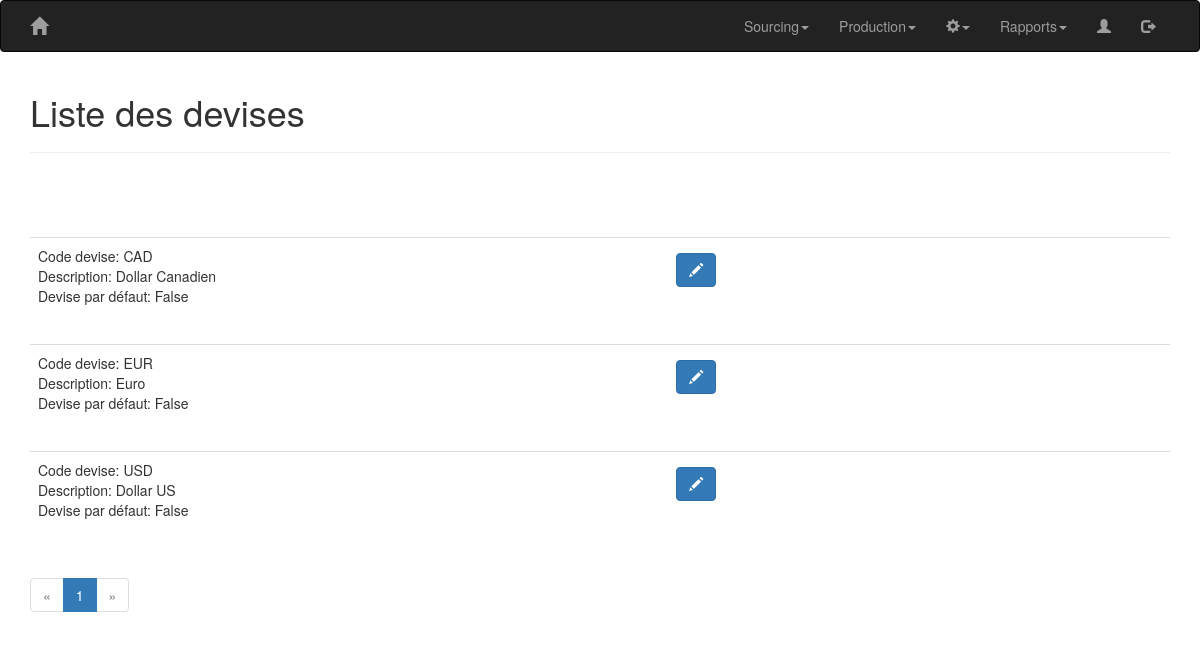
/list_of_currencies (signed in), run on an earlier commit of the app's database.
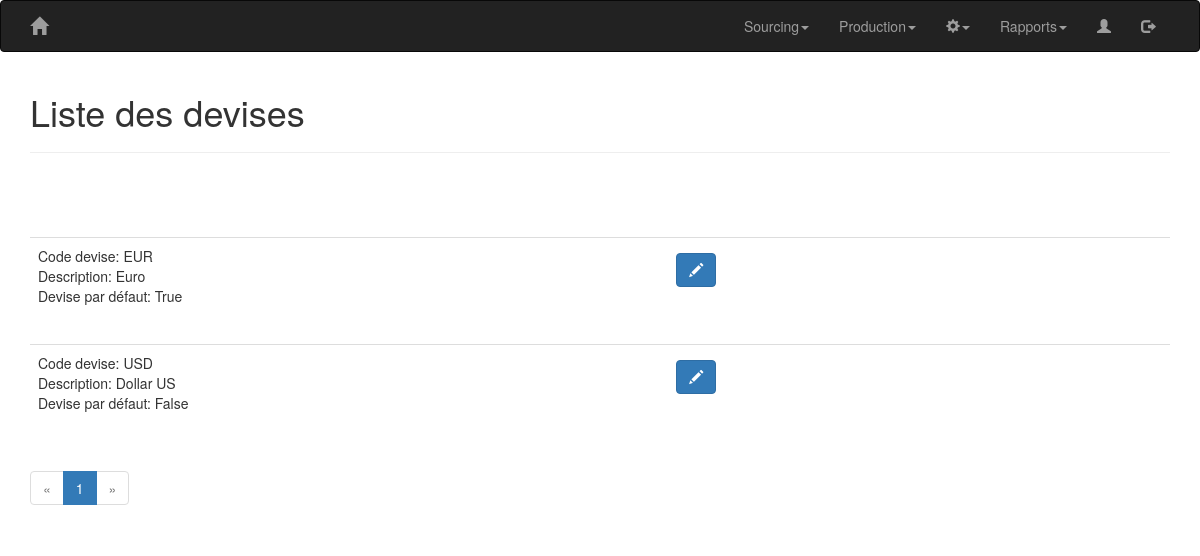
And on a later commit of the database.
### app/models.py (models this page shows, shortened)
class Currency(db.Model):
    id = db.Column(db.Integer, primary_key=True)
    name = db.Column(db.String(4), index=True, unique=True)
    description = db.Column(db.String(64))
    default_curr = db.Column(db.Boolean())

### app/currencies/routes.py (the view)
@bp.route('/list_of_currencies')
@login_required
def list_of_currencies():
    page = request.args.get('page', 1, type=int)
    pagination = Currency.query.order_by(Currency.name.asc()).paginate(page, current_app.config['CURRENCIES_PER_PAGE'], False)
    currencies = pagination.items
    return render_template('currencies/list_of_currencies.html', title='Liste des devises',
                           currencies=currencies, pagination=pagination)

### app/models.py (called while the page is built)
@login.user_loader
def load_user(id):
    return User.query.get(int(id))

### app/templates/currencies/list_of_currencies.html
{% extends "base.html" %}
{% import 'bootstrap/wtf.html' as wtf %}
{% import "_macros.html" as macros %}
{% block app_content %}
    <h1>Liste des devises</h1>
    <hr>
    <table class="table table-hover">
        <tr>
            <div class="row">
                <div class="col-sm-6">
                    <div class="pagination">
                        {% for currency in currencies %}
                            {% include 'currencies/_currency.html' %}
                        {% endfor %}
                        {{ macros.pagination_widget(pagination, 'currencies.list_of_currencies') }}
                    </div>
                </div>
            </div>
        </tr>
    </table>
{% endblock %}

### app/templates/currencies/_currency.html
<table class="table table-hover">
    <tr>
        <td>
            <div class="row">
                <div class="col-sm-6">
                    <p>Code devise: {{ currency.name }}<br>
                    Description: {{ currency.description }}<br>
                    Devise par défaut: {{ currency.default_curr }}</p>
                </div>
                <div class="col-sm-2">
                    <div class="btn btn-block">
                        <a href="{{ url_for('currencies.edit_currency', id=currency.id) }}"><button class="btn btn-primary"><span class="glyphicon glyphicon-pencil"></span></button></a>
                    </div>
                </div>
            </div>
        </td>
    </tr>
</table>

What changed in the data, as far as the page shows it:
removed Currency: name "CAD", description "Dollar Canadien", default_curr "False"
changed Currency "EUR": default_curr "False" → "True"
